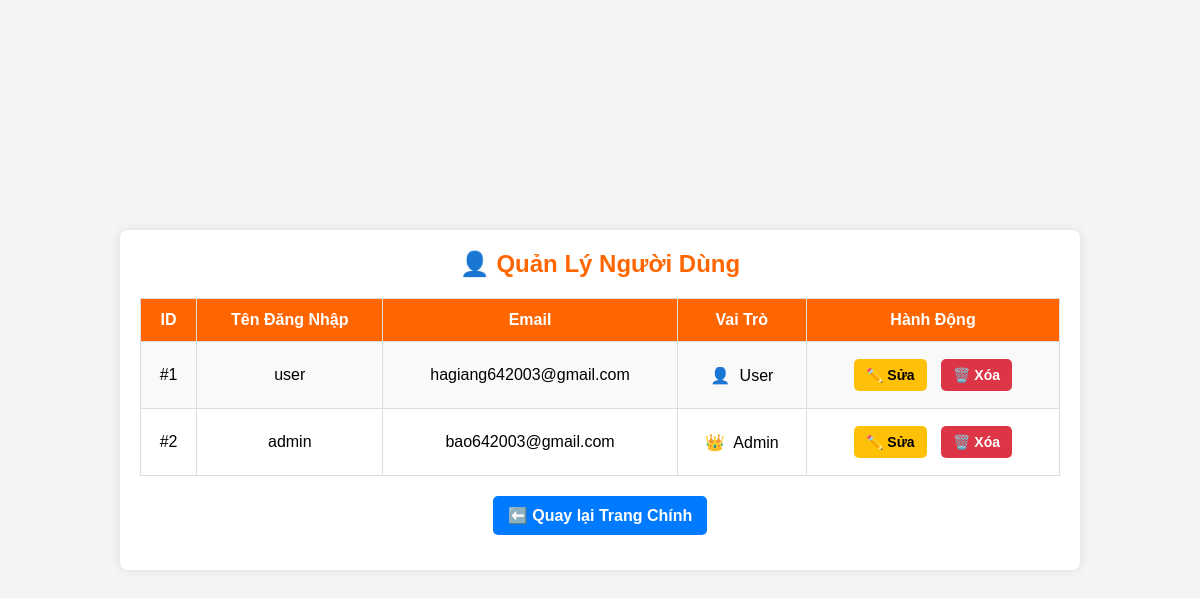
The page /index.php?action=manage_users (signed in) on the database its author committed.
### tables this page shows
CREATE TABLE `users` (
  `id` int NOT NULL,
  `username` varchar(50) NOT NULL,
  `password` varchar(255) NOT NULL,
  `email` varchar(100) NOT NULL,
  `role` enum('admin','user') DEFAULT 'user',
  `created_at` timestamp NULL DEFAULT CURRENT_TIMESTAMP
);

### app/controllers/UserController.php (called while the page is built, shortened)
<?php
require_once __DIR__ . '/../models/User.php';
class UserController {
    public function index() {
        $userModel = new User();
        $users = $userModel->getAllUsers();
        include __DIR__ . '/../views/admin/users/index.php';
    }
}
?>

### public/index.php (called while the page is built, shortened)
<?php
require_once __DIR__ . '/../routes/web.php';
?>

### app/models/User.php (called while the page is built, shortened)
<?php
require_once 'Database.php';
class User {
    private $conn;
    public function __construct() {
        $database = new Database();
        $this->conn = $database->getConnection();
    }
    public function getAllUsers() {
        $query = "SELECT id, username, email, role FROM users";
        $stmt = $this->conn->prepare($query);
        $stmt->execute();
        return $stmt->fetchAll(PDO::FETCH_ASSOC);
    }
}
?>

### app/models/Database.php (called while the page is built, shortened)
<?php
class Database {
    private $host = "localhost";
    private $db_name = "bookstore";
    private $username = "root";
    private $password = "";
    public function getConnection() {
        $this->conn = null;
        try {
            $this->conn = new PDO("mysql:host=" . $this->host . ";dbname=" . $this->db_name, $this->username, $this->password);
            $this->conn->setAttribute(PDO::ATTR_ERRMODE, PDO::ERRMODE_EXCEPTION);
        } catch (PDOException $exception) {
            echo "Connection error: " . $exception->getMessage();
        }
        return $this->conn;
    }
}
?>

### app/views/admin/users/index.php (the view, shortened to what this page needs)
<!DOCTYPE html>
<html lang="vi">
<head>
    <link rel="stylesheet" href="/PHP/baidoan/public/assets/css/admin.css">
</head>
<body>
<div class="container">
    <h2>👤 Quản Lý Người Dùng</h2>
    <table>
        <tr>
            <th>ID</th>
            <th>Tên Đăng Nhập</th>
            <th>Email</th>
            <th>Vai Trò</th>
            <th>Hành Động</th>
        </tr>
        <?php if (!empty($users)): ?>
            <?php foreach ($users as $user): ?>
                <tr>
                    <td>#<?= $user['id'] ?></td>
                    <td><?= htmlspecialchars($user['username']) ?></td>
                    <td><?= htmlspecialchars($user['email']) ?></td>
                    <td>
                        <?= ($user['role'] == 'admin')
                            ? "<span class='role-icon'>👑</span> Admin"
                            : "<span class='role-icon'>👤</span> User"; ?>
                    </td>
                    <td>
    <a href="index.php?action=edit_user&id=<?= $user['id'] ?>" class="btn-edit">✏️ Sửa</a>
    <a href="index.php?action=delete_user&id=<?= $user['id'] ?>" class="btn-delete" onclick="return confirm('Bạn có chắc chắn muốn xóa người dùng này?');">🗑️ Xóa</a>
</td>
                </tr>
            <?php endforeach; ?>
        <?php else: ?>
            <tr>
                <td colspan="5">🚫 Không có người dùng nào.</td>
            </tr>
        <?php endif; ?>
    </table>
    <div class="action-buttons">
        <a href="index.php?action=admin_home" class="btn-back">⬅️ Quay lại Trang Chính</a>
    </div>
</div>
</body>
</html>

### public/assets/css/admin.css (style rules this page uses)
* { margin: 0; padding: 0; box-sizing: border-box; font-family: Arial, sans-serif; }
body { background-color: #f8f9fa; display: flex; justify-content: center; align-items: center; height: 100vh; }
h2 { text-align: center; margin-bottom: 20px; color: #ff6600; }
table { width: 100%; border-collapse: collapse; background: white; }
th, td { border: 1px solid #ddd; padding: 12px; text-align: center; }
th { background: #ff6600; color: white; font-weight: bold; }
tr:nth-child(even) { background: #f9f9f9; }
.btn-edit, .btn-delete { display: inline-block; padding: 8px 12px; color: white; text-decoration: none; border-radius: 5px; font-size: 14px; font-weight: bold; margin: 5px; }
.btn-edit { background: #007bff; }
.btn-delete { background: #dc3545; }
h2 { text-align: center; color: #ff6600; margin-bottom: 20px; }
body { background-color: #f4f4f4; font-family: Arial, sans-serif; }
.container { max-width: 1100px; background: white; padding: 20px; border-radius: 8px; box-shadow: 0 4px 6px rgba(0, 0, 0, 0.1); }
h2 { font-weight: bold; }
.btn-back { display: inline-block; background-color: #ff9800; color: white; padding: 8px 15px; margin-bottom: 15px; text-decoration: none; border-radius: 5px; font-weight: bold; }

### app/views/admin/users/index.php (style rules this page uses)
body { font-family: Arial, sans-serif; background-color: #f4f4f4; margin: 0; padding: 0; }
.container { width: 80%; margin: 30px auto; background: #fff; padding: 20px; border-radius: 8px; box-shadow: 0 0 10px rgba(0, 0, 0, 0.1); }
h2 { text-align: center; color: #ff6600; }
table { width: 100%; border-collapse: collapse; margin-top: 20px; }
th, td { padding: 12px; border-bottom: 1px solid #ddd; text-align: center; }
th { background: #ff6600; color: white; }
.action-buttons { text-align: center; margin-top: 20px; }
.btn-edit, .btn-delete, .btn-back { display: inline-block; padding: 8px 12px; text-decoration: none; border-radius: 5px; font-size: 14px; }
.btn-edit { background: #ffc107; color: black; }
.btn-delete { background: #dc3545; color: white; }
.btn-back { background: #007bff; color: white; font-size: 16px; padding: 10px 15px; }
.role-icon { font-size: 16px; margin-right: 5px; }

### rows shown on the page
users: id "1", username "user", email "hagiang642003@gmail.com", role "User"
users: id "2", username "admin", email "bao642003@gmail.com", role "Admin"
